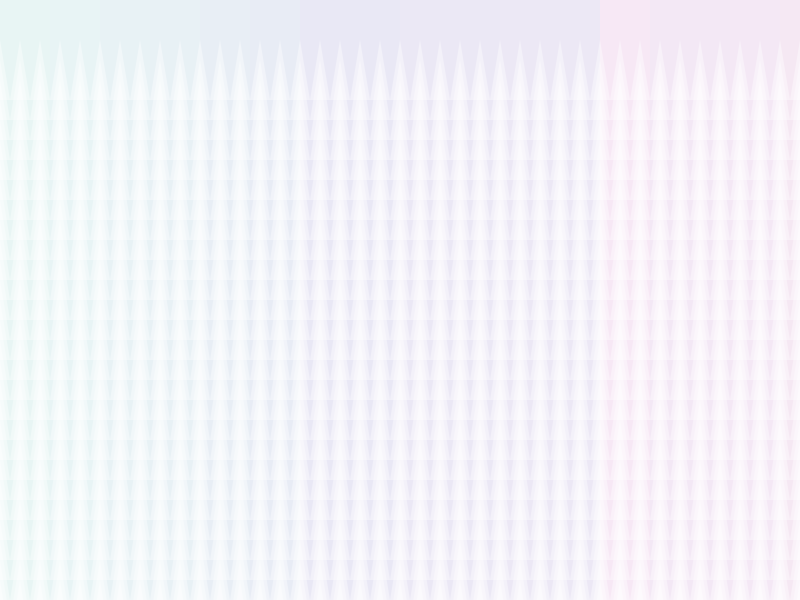
Frame 1 (no input)
Frame 60 (the mouse pressed at the canvas centre just before this capture): identical to frame 1, image omitted
Frame 120 (the mouse held since frame 60 and released just before this capture): identical to frame 1, image omitted

The Processing sketch that drew this single still picture (run headless with seeded random() and noise(); from frame 60 on, the mouse is pressed at the canvas centre):

// Processing sketch: processing_159887
// ── processing_159887.pde

void setup(){
  size(800,600);
  background(0);
  noStroke();
  smooth();
  
  
}
 
 
 
void draw() {
  
  fill(232, 245, 244);
  rect(0, 0, 50, 600);
  
   fill(232, 244, 245);
  rect(50, 0, 50, 600);
  
  fill(232, 242, 245);
  rect(100, 0, 50, 600);
  
  fill(232, 241, 245);
  rect(150, 0, 50, 600);
  
  fill(232, 238, 245);
  rect(200, 0, 50, 600);
  
  fill(232, 236, 245);
  rect(250, 0, 50, 600);
  
  fill(233, 232, 245);
  rect(300, 0, 100, 600);
  
  fill(235, 232, 245);
  rect(400, 0, 100, 600);
  
  fill(236, 232, 245);
  rect(500, 0, 100, 600);
  
  fill(247, 232, 245);
  rect(600, 0, 50, 600);
  
  fill(243, 232, 245);
  rect(650, 0, 80, 600);
  
  fill(244, 232, 245);
  rect(730, 0, 50, 600);
  
  fill(245, 232, 243);
  rect(780, 0, 20, 600);
  

   
  for (int y = 40; y <= height; y += 20) {
  for (int x = 0; x <= width; x += 20) {
  fill(255, 100);
  triangle(x, y, x-10, y+60, x+10, y+60);
  }
}


}
   
   
